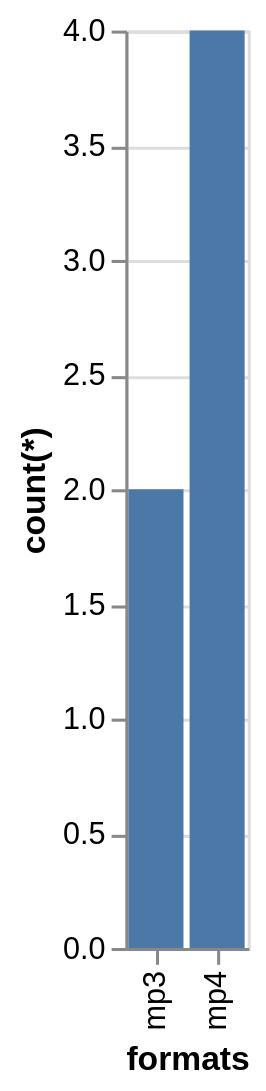

The Vega-Lite source for this figure:
### Vega-Lite specification from a JSON file in a GitHub repository (floating-point values rounded to 4 significant figures)
{"data": {"values": [{"x_data": "mp3", "y_data": 2}, {"x_data": "mp4", "y_data": 4}]}, "mark": "bar", "encoding": {"x": {"field": "x_data", "type": "nominal", "title": "formats", "sort": "ascending"}, "y": {"field": "y_data", "type": "quantitative", "title": "count(*)"}}}
